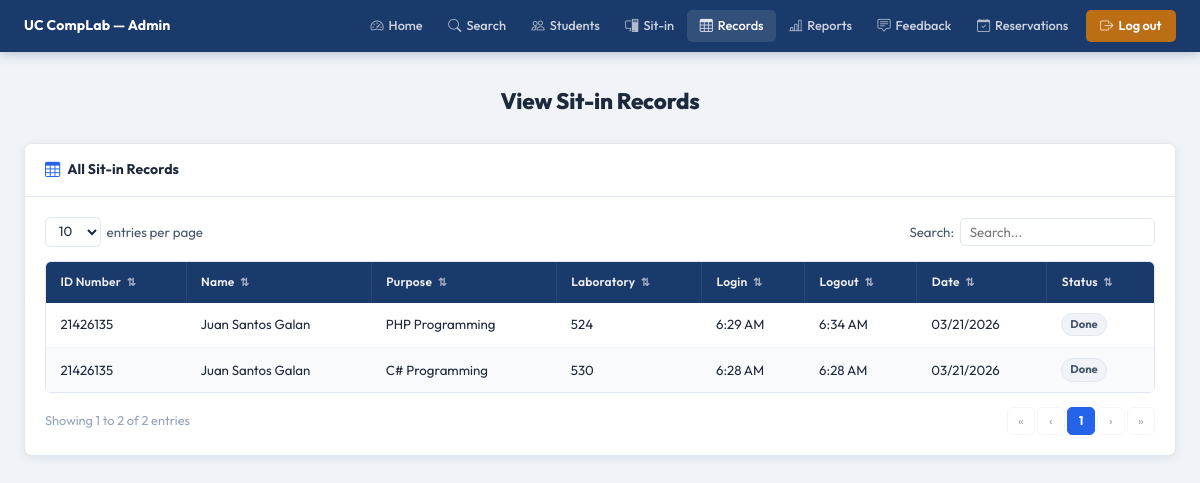
/pages/admin/view-sitin.php (signed in), run on an earlier commit of the app's database.
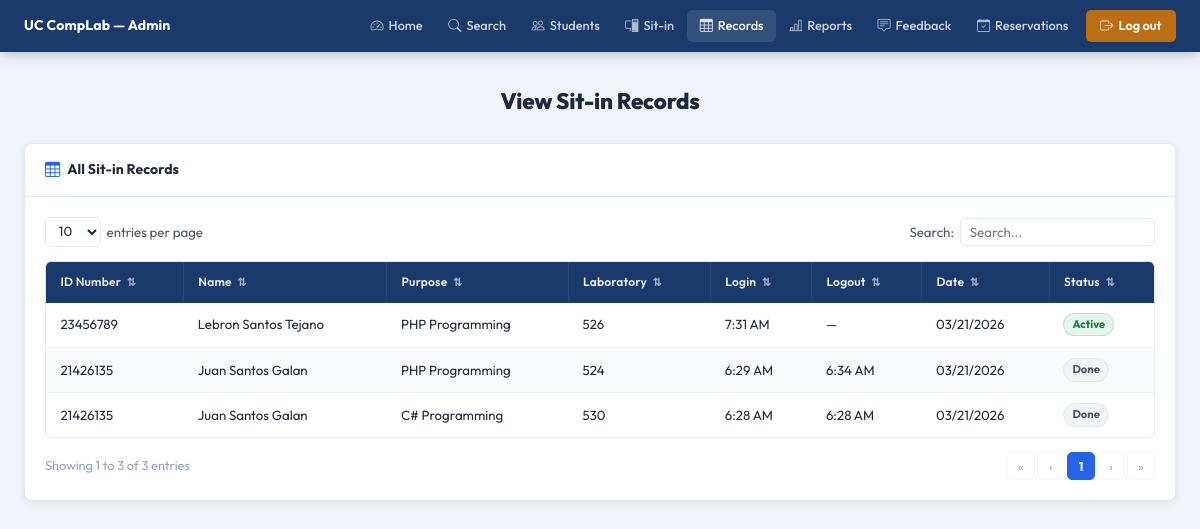
And on a later commit of the database.
### tables this page shows
CREATE TABLE sit_in_logs (
            id          INTEGER PRIMARY KEY AUTOINCREMENT,
            user_id     INTEGER NOT NULL,
            lab_room    TEXT    NOT NULL,
            purpose     TEXT,
            login_time  DATETIME DEFAULT CURRENT_TIMESTAMP,
            logout_time DATETIME, status TEXT DEFAULT 'active',
            FOREIGN KEY (user_id) REFERENCES users(id) ON DELETE CASCADE
        );

CREATE TABLE users (
            id           INTEGER PRIMARY KEY AUTOINCREMENT,
            first_name   TEXT    NOT NULL,
            last_name    TEXT    NOT NULL,
            middle_name  TEXT,
            student_id   TEXT    UNIQUE NOT NULL,
            course       TEXT    NOT NULL,
            course_level INTEGER NOT NULL,
            email        TEXT    UNIQUE NOT NULL,
            address      TEXT    NOT NULL,
            password     TEXT    NOT NULL,
            created_at   DATETIME DEFAULT CURRENT_TIMESTAMP
        , remaining_sessions INTEGER DEFAULT 30, profile_picture TEXT);

### pages/admin/view-sitin.php (the view, shortened to what this page needs)
<?php
$base = '../../';
$db = getDB();
$records = $db->query("
    SELECT s.id, u.student_id,
           u.first_name||' '||COALESCE(u.middle_name||' ','')||u.last_name AS full_name,
           s.purpose, s.lab_room,
           s.login_time, s.logout_time,
           DATE(s.login_time) AS log_date, s.status
    FROM sit_in_logs s
    JOIN users u ON u.id = s.user_id
    ORDER BY s.login_time DESC
")->fetchAll();
?>
<!DOCTYPE html>
<html lang="en">
<head>
  <link rel="stylesheet" href="<?= $base ?>assets/css/admin.css"/>
  <link rel="stylesheet" href="https://cdn.jsdelivr.net/npm/bootstrap-icons@1.11.3/font/bootstrap-icons.css"/>
</head>
<body>
<?php require_once __DIR__ . '/../../includes/admin-navbar.php'; ?>
<div class="admin-page">
  <div class="admin-inner">
    <h1 class="a-page-title">View Sit-in Records</h1>
    <div class="a-card">
      <div class="a-card-header">
        <i class="bi bi-table"></i> All Sit-in Records
      </div>
      <div class="a-card-body">
        <div class="a-table-controls">
          <div class="a-entries-wrap">
            <select id="recSelect" class="a-entries-select">
              <option>10</option><option>25</option><option>50</option>
            </select>
            <span>entries per page</span>
          </div>
          <div class="a-search-wrap">
            <label>Search:</label>
            <input type="text" id="recSearch" class="a-search-box" placeholder="Search..."/>
          </div>
        </div>
        <div class="a-table-wrap">
          <table class="a-table" id="recTable">
            <thead>
              <tr>
                <th class="a-sortable" data-col="0">ID Number <span class="a-sort-icon">⇅</span></th>
                <th class="a-sortable" data-col="1">Name <span class="a-sort-icon">⇅</span></th>
                <th class="a-sortable" data-col="2">Purpose <span class="a-sort-icon">⇅</span></th>
                <th class="a-sortable" data-col="3">Laboratory <span class="a-sort-icon">⇅</span></th>
                <th class="a-sortable" data-col="4">Login <span class="a-sort-icon">⇅</span></th>
                <th class="a-sortable" data-col="5">Logout <span class="a-sort-icon">⇅</span></th>
                <th class="a-sortable" data-col="6">Date <span class="a-sort-icon">⇅</span></th>
                <th class="a-sortable" data-col="7">Status <span class="a-sort-icon">⇅</span></th>
              </tr>
            </thead>
            <tbody id="recBody">
              <?php if (empty($records)): ?>
                <tr class="a-table-empty"><td colspan="8">No records found.</td></tr>
              <?php else: ?>
                <?php foreach ($records as $r): ?>
                  <tr class="a-data-row">
                    <td><?= htmlspecialchars($r['student_id']) ?></td>
                    <td><?= htmlspecialchars($r['full_name']) ?></td>
                    <td><?= htmlspecialchars($r['purpose'] ?? '—') ?></td>
                    <td><?= htmlspecialchars($r['lab_room']) ?></td>
                    <td><?= $r['login_time']  ? date('g:i A', strtotime($r['login_time']))  : '—' ?></td>
                    <td><?= $r['logout_time'] ? date('g:i A', strtotime($r['logout_time'])) : '—' ?></td>
                    <td><?= date('m/d/Y', strtotime($r['log_date'])) ?></td>
                    <td>
                      <?php $st = $r['logout_time'] ? 'done' : 'active'; ?>
                      <span class="a-badge badge-<?= $st ?>"><?= ucfirst($st) ?></span>
                    </td>
                  </tr>
                <?php endforeach; ?>
              <?php endif; ?>
            </tbody>
          </table>
        </div>
        <div class="a-table-footer">
          <div class="a-table-info" id="recInfo"></div>
          <div class="a-pagination"  id="recPag"></div>
        </div>
      </div>
    </div>
  </div>
</div>
</body>
</html>

What changed in the data, as far as the page shows it:
added sit_in_logs: user.student_id "23456789", full_name "Lebron Santos Tejano", purpose "PHP Programming", lab_room "526", login_time "7:31 AM", log_date "03/21/2026", logout_time "Active"
Also different on the page:
text written by a page script: "Showing 1 to 2 of 2 entries" → "Showing 1 to 3 of 3 entries"
